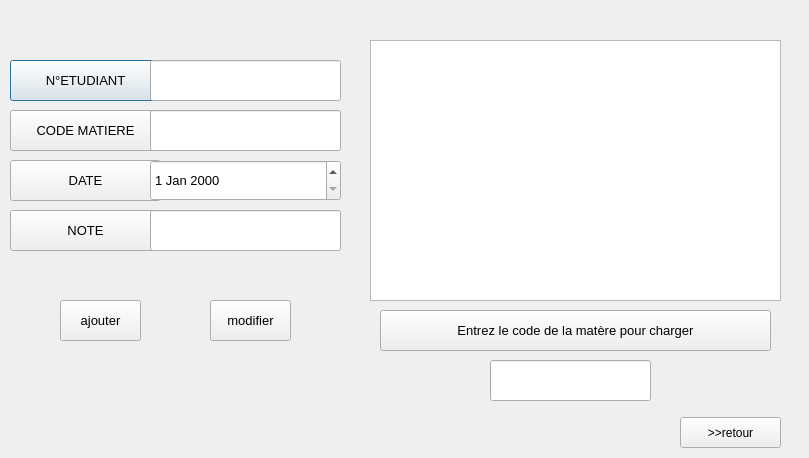
<?xml version="1.0" encoding="UTF-8"?>
<ui version="4.0">
 <class>evaluation_prof</class>
 <widget class="QDialog" name="evaluation_prof">
  <property name="geometry">
   <rect>
    <x>0</x>
    <y>0</y>
    <width>809</width>
    <height>458</height>
   </rect>
  </property>
  <property name="windowTitle">
   <string>Dialog</string>
  </property>
  <widget class="QTableView" name="tableView">
   <property name="geometry">
    <rect>
     <x>370</x>
     <y>40</y>
     <width>411</width>
     <height>261</height>
    </rect>
   </property>
   <property name="font">
    <font>
     <pointsize>10</pointsize>
    </font>
   </property>
  </widget>
  <widget class="QPushButton" name="ETUDIANT">
   <property name="geometry">
    <rect>
     <x>10</x>
     <y>60</y>
     <width>151</width>
     <height>41</height>
    </rect>
   </property>
   <property name="font">
    <font>
     <pointsize>10</pointsize>
    </font>
   </property>
   <property name="text">
    <string>N°ETUDIANT</string>
   </property>
  </widget>
  <widget class="QPushButton" name="code">
   <property name="geometry">
    <rect>
     <x>10</x>
     <y>110</y>
     <width>151</width>
     <height>41</height>
    </rect>
   </property>
   <property name="font">
    <font>
     <pointsize>10</pointsize>
    </font>
   </property>
   <property name="text">
    <string>CODE MATIERE</string>
   </property>
  </widget>
  <widget class="QPushButton" name="pushButton_3">
   <property name="geometry">
    <rect>
     <x>10</x>
     <y>160</y>
     <width>151</width>
     <height>41</height>
    </rect>
   </property>
   <property name="font">
    <font>
     <pointsize>10</pointsize>
    </font>
   </property>
   <property name="text">
    <string>DATE</string>
   </property>
  </widget>
  <widget class="QPushButton" name="note">
   <property name="geometry">
    <rect>
     <x>10</x>
     <y>210</y>
     <width>151</width>
     <height>41</height>
    </rect>
   </property>
   <property name="font">
    <font>
     <pointsize>10</pointsize>
    </font>
   </property>
   <property name="text">
    <string>NOTE</string>
   </property>
  </widget>
  <widget class="QLineEdit" name="lineEdit_ETUDIANT">
   <property name="geometry">
    <rect>
     <x>150</x>
     <y>60</y>
     <width>191</width>
     <height>41</height>
    </rect>
   </property>
   <property name="font">
    <font>
     <pointsize>10</pointsize>
    </font>
   </property>
  </widget>
  <widget class="QLineEdit" name="lineEdit_CODE">
   <property name="geometry">
    <rect>
     <x>150</x>
     <y>110</y>
     <width>191</width>
     <height>41</height>
    </rect>
   </property>
   <property name="font">
    <font>
     <pointsize>10</pointsize>
    </font>
   </property>
  </widget>
  <widget class="QLineEdit" name="lineEdit_NOTE">
   <property name="geometry">
    <rect>
     <x>150</x>
     <y>210</y>
     <width>191</width>
     <height>41</height>
    </rect>
   </property>
   <property name="font">
    <font>
     <pointsize>10</pointsize>
    </font>
   </property>
  </widget>
  <widget class="QDateEdit" name="dateEdit">
   <property name="geometry">
    <rect>
     <x>150</x>
     <y>160</y>
     <width>191</width>
     <height>41</height>
    </rect>
   </property>
   <property name="font">
    <font>
     <pointsize>10</pointsize>
    </font>
   </property>
  </widget>
  <widget class="QPushButton" name="ADD">
   <property name="geometry">
    <rect>
     <x>60</x>
     <y>300</y>
     <width>81</width>
     <height>41</height>
    </rect>
   </property>
   <property name="font">
    <font>
     <pointsize>10</pointsize>
    </font>
   </property>
   <property name="text">
    <string>ajouter</string>
   </property>
  </widget>
  <widget class="QPushButton" name="UPPDATE">
   <property name="geometry">
    <rect>
     <x>210</x>
     <y>300</y>
     <width>81</width>
     <height>41</height>
    </rect>
   </property>
   <property name="font">
    <font>
     <pointsize>10</pointsize>
    </font>
   </property>
   <property name="text">
    <string>modifier</string>
   </property>
  </widget>
  <widget class="QPushButton" name="load">
   <property name="geometry">
    <rect>
     <x>380</x>
     <y>310</y>
     <width>391</width>
     <height>41</height>
    </rect>
   </property>
   <property name="font">
    <font>
     <pointsize>10</pointsize>
    </font>
   </property>
   <property name="text">
    <string>Entrez le code de la matère pour charger</string>
   </property>
  </widget>
  <widget class="QLineEdit" name="lineEdit_3">
   <property name="geometry">
    <rect>
     <x>490</x>
     <y>360</y>
     <width>161</width>
     <height>41</height>
    </rect>
   </property>
  </widget>
  <widget class="QPushButton" name="pushButton">
   <property name="geometry">
    <rect>
     <x>680</x>
     <y>417</y>
     <width>101</width>
     <height>31</height>
    </rect>
   </property>
   <property name="text">
    <string>&gt;&gt;retour</string>
   </property>
  </widget>
 </widget>
 <resources/>
 <connections/>
</ui>
